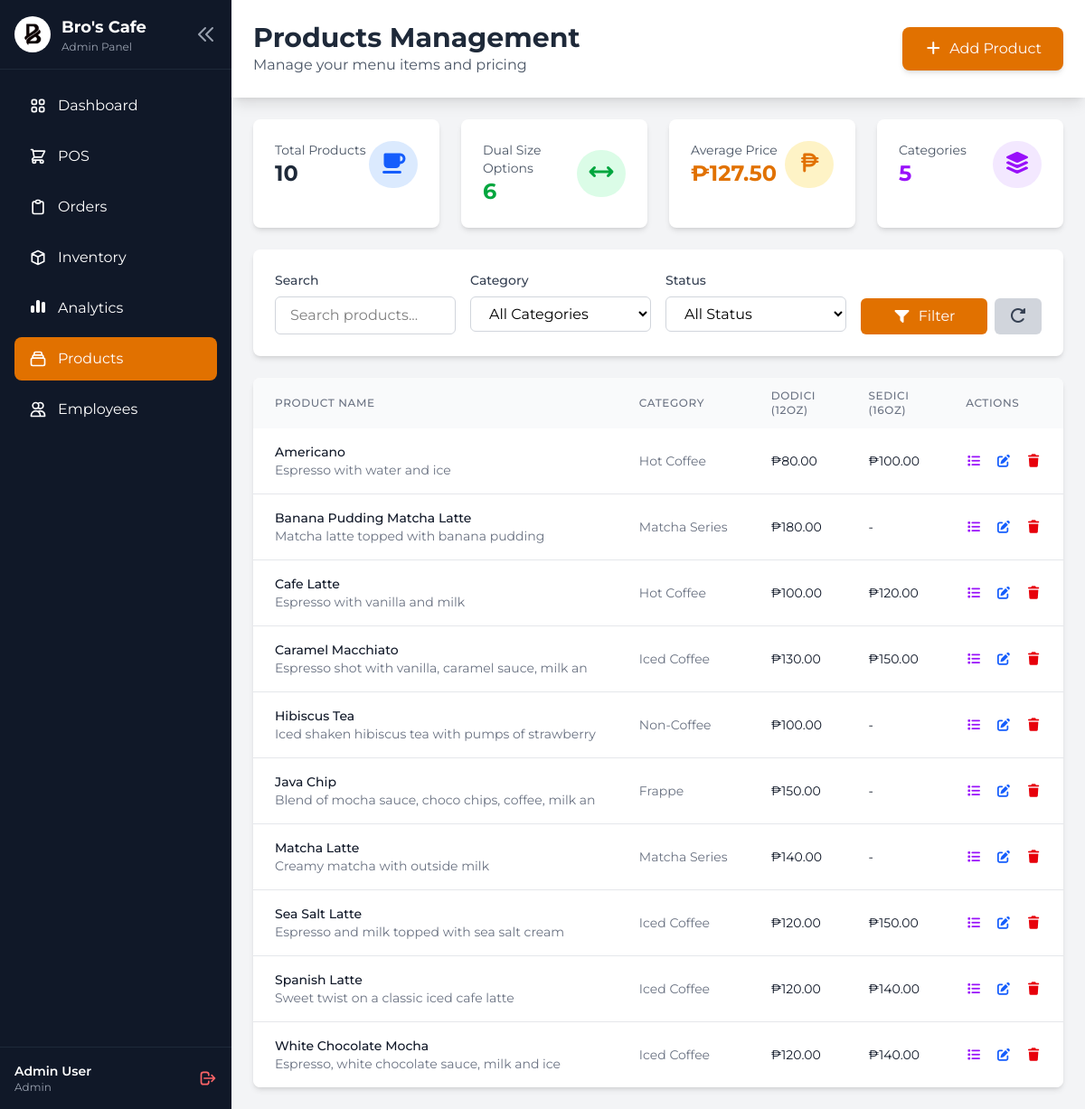
The app's page /public/pages/usr/products.php (signed in), older data.
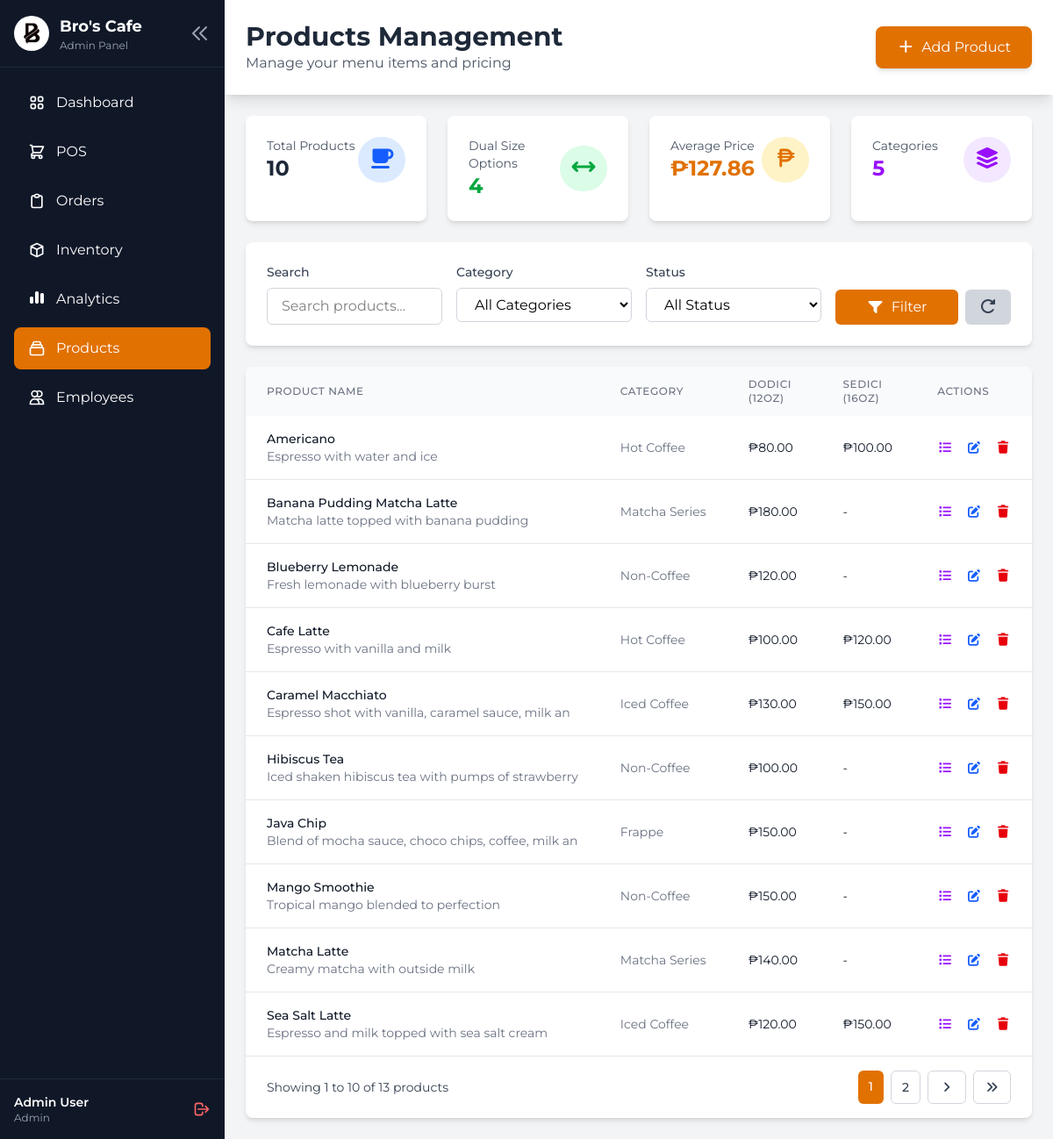
The same page, newer data.
### tables this page shows
CREATE TABLE `products` (
  `id` int(11) NOT NULL,
  `category_id` int(11) DEFAULT NULL,
  `name` varchar(100) NOT NULL,
  `description` text DEFAULT NULL,
  `price_dodici` decimal(10,2) DEFAULT NULL,
  `price_sedici` decimal(10,2) DEFAULT NULL,
  `image` longblob DEFAULT NULL,
  `status` enum('available','unavailable') DEFAULT 'available',
  `created_at` timestamp NOT NULL DEFAULT current_timestamp(),
  `updated_at` timestamp NOT NULL DEFAULT current_timestamp() ON UPDATE current_timestamp()
);

CREATE TABLE `categories` (
  `id` int(11) NOT NULL,
  `name` varchar(50) NOT NULL,
  `description` text DEFAULT NULL,
  `created_at` timestamp NOT NULL DEFAULT current_timestamp()
);

### public/pages/usr/products.php (the view, shortened to what the changed rows need)
<?php
$db = new Database();
$conn = $db->getConnection();
$search = isset($_GET['search']) ? $_GET['search'] : '';
$category_filter = isset($_GET['category']) ? $_GET['category'] : '';
$status_filter = isset($_GET['status']) ? $_GET['status'] : '';
$page = isset($_GET['page']) ? (int)$_GET['page'] : 1;
$per_page = 10;
$offset = ($page - 1) * $per_page;
$where = ["1=1"];
$where_clause = implode(' AND ', $where);
$sql = "
    SELECT p.*, c.name as category_name
    FROM products p
    LEFT JOIN categories c ON p.category_id = c.id
    WHERE $where_clause
    ORDER BY p.name
    LIMIT :limit OFFSET :offset
";
$stmt = $conn->prepare($sql);
$stmt->bindValue(':limit', $per_page, PDO::PARAM_INT);
$stmt->bindValue(':offset', $offset, PDO::PARAM_INT);
$stmt->execute();
$products = $stmt->fetchAll();
$count_sql = "SELECT COUNT(*) as total FROM products p WHERE $where_clause";
$count_stmt = $conn->prepare($count_sql);
$count_stmt->execute();
$total_products = $count_stmt->fetch()['total'];
$total_pages = ceil($total_products / $per_page);
$products_with_both_sizes = count(array_filter($products, fn($p) => $p['price_dodici'] && $p['price_sedici']));
$total_prices = 0;
$price_count = 0;
foreach ($products as $product) {
    if ($product['price_dodici']) {
        $total_prices += $product['price_dodici'];
        $price_count++;
    }
    if ($product['price_sedici']) {
        $total_prices += $product['price_sedici'];
        $price_count++;
    }
}
$avg_price = $price_count > 0 ? $total_prices / $price_count : 0;
?>
<!DOCTYPE html>
<html lang="en">
<head>
    <link rel="stylesheet" href="../../assets/css/admin.css">
    <link rel="stylesheet" href="https://cdnjs.cloudflare.com/ajax/libs/font-awesome/7.0.1/css/all.min.css"
 />
    <script src="https://cdn.jsdelivr.net/npm/@tailwindcss/browser@4"></script>
</head>
<body class="bg-gray-100 font-['Montserrat']">
    <div class="flex h-screen overflow-hidden">
        <aside id="sidebar" class="flex flex-col text-white bg-gray-900">
            <div class="p-4 border-b border-gray-800">
                <div class="flex items-center justify-between sidebar-logo">
                    <div class="flex items-center logo-content">
                        <div class="ml-3 sidebar-logo-text">
                            <h1 class="text-lg font-bold">Bro's Cafe</h1>
                        </div>
                    </div>
                </div>
            </div>
        </aside>
        <div class="flex-1 overflow-y-auto">
            <div class="flex items-center justify-between bg-white shadow-lg p-6">
                <div class="flex items-center">
                    <div class="flex flex-col justify-center">
                        <h2 class="text-3xl font-bold text-gray-800">Products Management</h2>
                    </div>
                </div>
            </div>
            <div class="p-6">
                <div class="grid grid-cols-1 gap-6 mb-6 md:grid-cols-2 lg:grid-cols-4">
                    <div class="p-6 bg-white rounded-lg shadow-md">
                        <div class="flex items-center justify-between">
                            <div>
                                <p class="text-sm text-gray-600">Dual Size Options</p>
                                <p class="text-2xl font-bold text-green-600">
                                    <?php echo $products_with_both_sizes; ?>
                                </p>
                            </div>
                        </div>
                    </div>
                    <div class="p-6 bg-white rounded-lg shadow-md">
                        <div class="flex items-center justify-between">
                            <div>
                                <p class="text-sm text-gray-600">Average Price</p>
                                <p class="text-2xl font-bold text-amber-600">
                                    ₱<?php echo number_format($avg_price, 2); ?>
                                </p>
                            </div>
                        </div>
                    </div>
                </div>
                <div class="overflow-hidden bg-white rounded-lg shadow-md">
                    <div class="overflow-x-auto">
                        <table class="w-full">
                            <thead class="bg-gray-50">
                                <tr>
                                    <th
                                        class="px-6 py-3 text-xs font-medium tracking-wider text-left text-gray-500 uppercase">
                                        Product Name
                                    </th>
                                    <th
                                        class="px-6 py-3 text-xs font-medium tracking-wider text-left text-gray-500 uppercase">
                                        Category
                                    </th>
                                    <th
                                        class="px-6 py-3 text-xs font-medium tracking-wider text-left text-gray-500 uppercase">
                                        Dodici (12oz)
                                    </th>
                                    <th
                                        class="px-6 py-3 text-xs font-medium tracking-wider text-left text-gray-500 uppercase">
                                        Sedici (16oz)
                                    </th>
                                    <th
                                        class="px-6 py-3 text-xs font-medium tracking-wider text-left text-gray-500 uppercase">
                                        Actions
                                    </th>
                                </tr>
                            </thead>
                            <tbody class="bg-white divide-y divide-gray-200">
                                <?php foreach ($products as $product): ?>
                                    <tr class="hover:bg-gray-50">
                                        <td class="px-6 py-4 whitespace-nowrap">
                                            <div class="flex items-center">
                                                <div>
                                                    <div class="text-sm font-medium text-gray-900">
                                                        <?php echo $product['name']; ?></div>
                                                    <div class="text-sm text-gray-500">
                                                        <?php echo substr($product['description'] ?? '', 0, 50); ?></div>
                                                </div>
                                            </div>
                                        </td>
                                        <td class="px-6 py-4 text-sm text-gray-500 whitespace-nowrap">
                                            <?php echo $product['category_name']; ?>
                                        </td>
                                        <td class="px-6 py-4 text-sm text-gray-900 whitespace-nowrap">
                                            <?php echo $product['price_dodici'] ? '₱' . number_format($product['price_dodici'], 2) : '-'; ?>
                                        </td>
                                        <td class="px-6 py-4 text-sm text-gray-900 whitespace-nowrap">
                                            <?php echo $product['price_sedici'] ? '₱' . number_format($product['price_sedici'], 2) : '-'; ?>
                                        </td>
                                        <td class="px-6 py-4 text-sm whitespace-nowrap">
                                            <button
                                                onclick="viewIngredients(<?php echo $product['id']; ?>, '<?php echo addslashes($product['name']); ?>')"
                                                class="mr-3 text-purple-600 hover:text-purple-800" title="View Ingredients">
                                                <i class="fa-solid fa-list"></i>
                                            </button>
                                            <button
                                                onclick="editProduct(<?php echo $product['id']; ?>, '<?php echo addslashes($product['name']); ?>', <?php echo $product['category_id']; ?>, '<?php echo addslashes($product['description'] ?? ''); ?>', '<?php echo $product['status']; ?>', <?php echo $product['price_dodici'] ? $product['price_dodici'] : 'null'; ?>, <?php echo $product['price_sedici'] ? $product['price_sedici'] : 'null'; ?>)"
                                                class="mr-3 text-blue-600 hover:text-blue-800" title="Edit Product">
                                                <i class="fa-solid fa-edit"></i>
                                            </button>
                                            <button
                                                onclick="deleteProduct(<?php echo $product['id']; ?>, '<?php echo addslashes($product['name']); ?>')"
                                                class="text-red-600 hover:text-red-800" title="Delete Product">
                                                <i class="fa-solid fa-trash"></i>
                                            </button>
                                        </td>
                                    </tr>
                                <?php endforeach; ?>
                            </tbody>
                        </table>
                    </div>
                    <?php if ($total_pages > 1): ?>
                        <div class="flex items-center justify-between px-6 py-4 border-t border-gray-200">
                            <div class="flex items-center text-sm text-gray-700">
                                Showing <?php echo $offset + 1; ?> to
                                <?php echo min($offset + $per_page, $total_products); ?> of <?php echo $total_products; ?>
                                products
                            </div>
                            <div class="flex gap-2">
                                <?php
                                $start_page = max(1, $page - 2);
                                $end_page = min($total_pages, $page + 2);
                                for ($i = $start_page; $i <= $end_page; $i++):
                                ?>
                                    <a href="?page=<?php echo $i; ?><?php echo $search ? '&search=' . urlencode($search) : ''; ?><?php echo $category_filter ? '&category=' . urlencode($category_filter) : ''; ?><?php echo $status_filter ? '&status=' . urlencode($status_filter) : ''; ?>"
                                        class="px-3 py-2 text-sm font-medium <?php echo $i === $page ? 'text-white bg-amber-600' : 'text-gray-700 bg-white border border-gray-300 hover:bg-gray-50'; ?> rounded-md">
                                        <?php echo $i; ?>
                                    </a>
                                <?php endfor; ?>
                                <?php if ($page < $total_pages): ?>
                                    <a href="?page=<?php echo $page + 1; ?><?php echo $search ? '&search=' . urlencode($search) : ''; ?><?php echo $category_filter ? '&category=' . urlencode($category_filter) : ''; ?><?php echo $status_filter ? '&status=' . urlencode($status_filter) : ''; ?>"
                                        class="px-3 py-2 text-sm font-medium text-gray-700 bg-white border border-gray-300 rounded-md hover:bg-gray-50">
                                        <i class="fa-solid fa-angle-right"></i>
                                    </a>
                                    <a href="?page=<?php echo $total_pages; ?><?php echo $search ? '&search=' . urlencode($search) : ''; ?><?php echo $category_filter ? '&category=' . urlencode($category_filter) : ''; ?><?php echo $status_filter ? '&status=' . urlencode($status_filter) : ''; ?>"
                                        class="px-3 py-2 text-sm font-medium text-gray-700 bg-white border border-gray-300 rounded-md hover:bg-gray-50">
                                        <i class="fa-solid fa-angles-right"></i>
                                    </a>
                                <?php endif; ?>
                            </div>
                        </div>
                    <?php endif; ?>
                </div>
            </div>
        </div>
    </div>
</body>
</html>

Row changes from the older to the newer data that the page shows:
no longer on this page (row edited): products: name "Spanish Latte", description "Sweet twist on a classic iced cafe latte", category.name "Iced Coffee", price_dodici "120.00", price_sedici "140.00"
no longer on this page (row edited): products: name "White Chocolate Mocha", description "Espresso, white chocolate sauce, milk and ice", category.name "Iced Coffee", price_dodici "120.00", price_sedici "140.00"
added products: name "Blueberry Lemonade", description "Fresh lemonade with blueberry burst", category.name "Non-Coffee", price_dodici "120.00"
added products: name "Mango Smoothie", description "Tropical mango blended to perfection", category.name "Non-Coffee", price_dodici "150.00"
Text that changed along with them:
$products_with_both_sizes: "6" → "4"
$avg_price: "127.50" → "127.86"
$offset + 1: (not shown) → "1"
min($offset + $per_page, $total_products): (not shown) → "10"
$total_products: (not shown) → "13"
text now shown: "Showing to of products"
new list line: "1"
new list line: "2"
